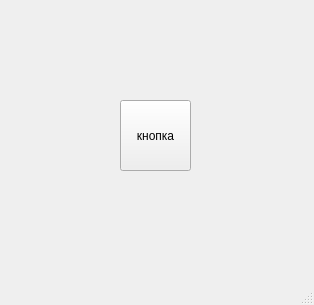
<?xml version="1.0" encoding="UTF-8"?>
<ui version="4.0">
 <class>MainWindow</class>
 <widget class="QMainWindow" name="MainWindow">
  <property name="geometry">
   <rect>
    <x>0</x>
    <y>0</y>
    <width>314</width>
    <height>305</height>
   </rect>
  </property>
  <property name="windowTitle">
   <string>ui</string>
  </property>
  <widget class="QWidget" name="centralwidget">
   <widget class="QPushButton" name="btn">
    <property name="geometry">
     <rect>
      <x>120</x>
      <y>100</y>
      <width>71</width>
      <height>71</height>
     </rect>
    </property>
    <property name="text">
     <string>кнопка</string>
    </property>
   </widget>
  </widget>
  <widget class="QMenuBar" name="menubar">
   <property name="geometry">
    <rect>
     <x>0</x>
     <y>0</y>
     <width>314</width>
     <height>22</height>
    </rect>
   </property>
  </widget>
  <widget class="QStatusBar" name="statusbar"/>
 </widget>
 <resources/>
 <connections/>
</ui>
